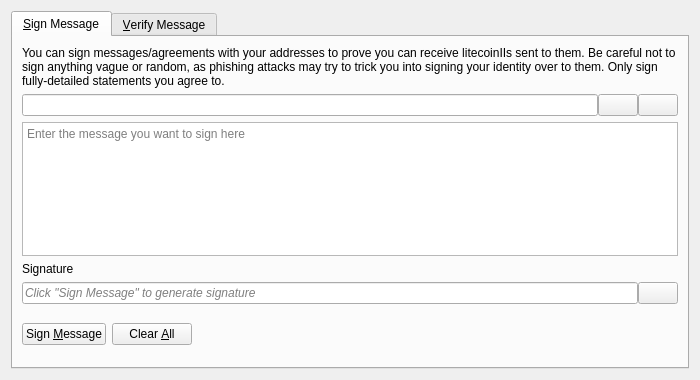
<?xml version="1.0" encoding="UTF-8"?>
<ui version="4.0">
 <class>SignVerifyMessageDialog</class>
 <widget class="QDialog" name="SignVerifyMessageDialog">
  <property name="geometry">
   <rect>
    <x>0</x>
    <y>0</y>
    <width>700</width>
    <height>380</height>
   </rect>
  </property>
  <property name="windowTitle">
   <string>Signatures - Sign / Verify a Message</string>
  </property>
  <property name="modal">
   <bool>true</bool>
  </property>
  <layout class="QVBoxLayout" name="verticalLayout">
   <item>
    <widget class="QTabWidget" name="tabWidget">
     <property name="currentIndex">
      <number>0</number>
     </property>
     <widget class="QWidget" name="tabSignMessage">
      <attribute name="title">
       <string>&amp;Sign Message</string>
      </attribute>
      <layout class="QVBoxLayout" name="verticalLayout_SM">
       <item>
        <widget class="QLabel" name="infoLabel_SM">
         <property name="text">
          <string>You can sign messages/agreements with your addresses to prove you can receive litecoinIIs sent to them. Be careful not to sign anything vague or random, as phishing attacks may try to trick you into signing your identity over to them. Only sign fully-detailed statements you agree to.</string>
         </property>
         <property name="textFormat">
          <enum>Qt::PlainText</enum>
         </property>
         <property name="wordWrap">
          <bool>true</bool>
         </property>
        </widget>
       </item>
       <item>
        <layout class="QHBoxLayout" name="horizontalLayout_1_SM">
         <property name="spacing">
          <number>0</number>
         </property>
         <item>
          <widget class="QValidatedLineEdit" name="addressIn_SM">
           <property name="toolTip">
            <string>The LitecoinII address to sign the message with</string>
           </property>
          </widget>
         </item>
         <item>
          <widget class="QPushButton" name="addressBookButton_SM">
           <property name="toolTip">
            <string>Choose previously used address</string>
           </property>
           <property name="text">
            <string/>
           </property>
           <property name="icon">
            <iconset resource="../bitcoin.qrc">
             <normaloff>:/icons/address-book</normaloff>:/icons/address-book</iconset>
           </property>
           <property name="shortcut">
            <string>Alt+A</string>
           </property>
           <property name="autoDefault">
            <bool>false</bool>
           </property>
          </widget>
         </item>
         <item>
          <widget class="QPushButton" name="pasteButton_SM">
           <property name="toolTip">
            <string>Paste address from clipboard</string>
           </property>
           <property name="text">
            <string/>
           </property>
           <property name="icon">
            <iconset resource="../bitcoin.qrc">
             <normaloff>:/icons/editpaste</normaloff>:/icons/editpaste</iconset>
           </property>
           <property name="shortcut">
            <string>Alt+P</string>
           </property>
           <property name="autoDefault">
            <bool>false</bool>
           </property>
          </widget>
         </item>
        </layout>
       </item>
       <item>
        <widget class="QPlainTextEdit" name="messageIn_SM">
         <property name="toolTip">
          <string>Enter the message you want to sign here</string>
         </property>
         <property name="placeholderText">
          <string>Enter the message you want to sign here</string>
         </property>
        </widget>
       </item>
       <item>
        <widget class="QLabel" name="signatureLabel_SM">
         <property name="text">
          <string>Signature</string>
         </property>
         <property name="textFormat">
          <enum>Qt::PlainText</enum>
         </property>
        </widget>
       </item>
       <item>
        <layout class="QHBoxLayout" name="horizontalLayout_2_SM">
         <property name="spacing">
          <number>0</number>
         </property>
         <item>
          <widget class="QLineEdit" name="signatureOut_SM">
           <property name="placeholderText">
            <string>Click "Sign Message" to generate signature</string>
           </property>
           <property name="font">
            <font>
             <italic>true</italic>
            </font>
           </property>
           <property name="readOnly">
            <bool>true</bool>
           </property>
          </widget>
         </item>
         <item>
          <widget class="QPushButton" name="copySignatureButton_SM">
           <property name="toolTip">
            <string>Copy the current signature to the system clipboard</string>
           </property>
           <property name="text">
            <string/>
           </property>
           <property name="icon">
            <iconset resource="../bitcoin.qrc">
             <normaloff>:/icons/editcopy</normaloff>:/icons/editcopy</iconset>
           </property>
           <property name="autoDefault">
            <bool>false</bool>
           </property>
          </widget>
         </item>
        </layout>
       </item>
       <item>
        <layout class="QHBoxLayout" name="horizontalLayout_3_SM">
         <item>
          <widget class="QPushButton" name="signMessageButton_SM">
           <property name="toolTip">
            <string>Sign the message to prove you own this LitecoinII address</string>
           </property>
           <property name="text">
            <string>Sign &amp;Message</string>
           </property>
           <property name="icon">
            <iconset resource="../bitcoin.qrc">
             <normaloff>:/icons/edit</normaloff>:/icons/edit</iconset>
           </property>
           <property name="autoDefault">
            <bool>false</bool>
           </property>
          </widget>
         </item>
         <item>
          <widget class="QPushButton" name="clearButton_SM">
           <property name="toolTip">
            <string>Reset all sign message fields</string>
           </property>
           <property name="text">
            <string>Clear &amp;All</string>
           </property>
           <property name="icon">
            <iconset resource="../bitcoin.qrc">
             <normaloff>:/icons/remove</normaloff>:/icons/remove</iconset>
           </property>
           <property name="autoDefault">
            <bool>false</bool>
           </property>
          </widget>
         </item>
         <item>
          <spacer name="horizontalSpacer_1_SM">
           <property name="orientation">
            <enum>Qt::Horizontal</enum>
           </property>
           <property name="sizeHint" stdset="0">
            <size>
             <width>40</width>
             <height>48</height>
            </size>
           </property>
          </spacer>
         </item>
         <item>
          <widget class="QLabel" name="statusLabel_SM">
           <property name="font">
            <font>
             <weight>75</weight>
             <bold>true</bold>
            </font>
           </property>
           <property name="text">
            <string/>
           </property>
           <property name="wordWrap">
            <bool>true</bool>
           </property>
          </widget>
         </item>
         <item>
          <spacer name="horizontalSpacer_2_SM">
           <property name="orientation">
            <enum>Qt::Horizontal</enum>
           </property>
           <property name="sizeHint" stdset="0">
            <size>
             <width>40</width>
             <height>48</height>
            </size>
           </property>
          </spacer>
         </item>
        </layout>
       </item>
      </layout>
     </widget>
     <widget class="QWidget" name="tabVerifyMessage">
      <attribute name="title">
       <string>&amp;Verify Message</string>
      </attribute>
      <layout class="QVBoxLayout" name="verticalLayout_VM">
       <item>
        <widget class="QLabel" name="infoLabel_VM">
         <property name="text">
          <string>Enter the receiver's address, message (ensure you copy line breaks, spaces, tabs, etc. exactly) and signature below to verify the message. Be careful not to read more into the signature than what is in the signed message itself, to avoid being tricked by a man-in-the-middle attack. Note that this only proves the signing party receives with the address, it cannot prove sendership of any transaction!</string>
         </property>
         <property name="textFormat">
          <enum>Qt::PlainText</enum>
         </property>
         <property name="alignment">
          <set>Qt::AlignLeading|Qt::AlignLeft|Qt::AlignTop</set>
         </property>
         <property name="wordWrap">
          <bool>true</bool>
         </property>
        </widget>
       </item>
       <item>
        <layout class="QHBoxLayout" name="horizontalLayout_1_VM">
         <property name="spacing">
          <number>0</number>
         </property>
         <item>
          <widget class="QValidatedLineEdit" name="addressIn_VM">
           <property name="toolTip">
            <string>The LitecoinII address the message was signed with</string>
           </property>
          </widget>
         </item>
         <item>
          <widget class="QPushButton" name="addressBookButton_VM">
           <property name="toolTip">
            <string>Choose previously used address</string>
           </property>
           <property name="text">
            <string/>
           </property>
           <property name="icon">
            <iconset resource="../bitcoin.qrc">
             <normaloff>:/icons/address-book</normaloff>:/icons/address-book</iconset>
           </property>
           <property name="shortcut">
            <string>Alt+A</string>
           </property>
           <property name="autoDefault">
            <bool>false</bool>
           </property>
          </widget>
         </item>
        </layout>
       </item>
       <item>
        <widget class="QPlainTextEdit" name="messageIn_VM">
          <property name="toolTip">
            <string>The signed message to verify</string>
          </property>
          <property name="placeholderText">
            <string>The signed message to verify</string>
          </property>
        </widget>
       </item>
       <item>
        <widget class="QValidatedLineEdit" name="signatureIn_VM">
          <property name="toolTip">
            <string>The signature given when the message was signed</string>
          </property>
          <property name="placeholderText">
            <string>The signature given when the message was signed</string>
          </property>
        </widget>
       </item>
       <item>
        <layout class="QHBoxLayout" name="horizontalLayout_2_VM">
         <item>
          <widget class="QPushButton" name="verifyMessageButton_VM">
           <property name="toolTip">
            <string>Verify the message to ensure it was signed with the specified LitecoinII address</string>
           </property>
           <property name="text">
            <string>Verify &amp;Message</string>
           </property>
           <property name="icon">
            <iconset resource="../bitcoin.qrc">
             <normaloff>:/icons/transaction_0</normaloff>:/icons/transaction_0</iconset>
           </property>
           <property name="autoDefault">
            <bool>false</bool>
           </property>
          </widget>
         </item>
         <item>
          <widget class="QPushButton" name="clearButton_VM">
           <property name="toolTip">
            <string>Reset all verify message fields</string>
           </property>
           <property name="text">
            <string>Clear &amp;All</string>
           </property>
           <property name="icon">
            <iconset resource="../bitcoin.qrc">
             <normaloff>:/icons/remove</normaloff>:/icons/remove</iconset>
           </property>
           <property name="autoDefault">
            <bool>false</bool>
           </property>
          </widget>
         </item>
         <item>
          <spacer name="horizontalSpacer_1_VM">
           <property name="orientation">
            <enum>Qt::Horizontal</enum>
           </property>
           <property name="sizeHint" stdset="0">
            <size>
             <width>40</width>
             <height>48</height>
            </size>
           </property>
          </spacer>
         </item>
         <item>
          <widget class="QLabel" name="statusLabel_VM">
           <property name="font">
            <font>
             <weight>75</weight>
             <bold>true</bold>
            </font>
           </property>
           <property name="text">
            <string/>
           </property>
           <property name="wordWrap">
            <bool>true</bool>
           </property>
          </widget>
         </item>
         <item>
          <spacer name="horizontalSpacer_2_VM">
           <property name="orientation">
            <enum>Qt::Horizontal</enum>
           </property>
           <property name="sizeHint" stdset="0">
            <size>
             <width>40</width>
             <height>48</height>
            </size>
           </property>
          </spacer>
         </item>
        </layout>
       </item>
      </layout>
     </widget>
    </widget>
   </item>
  </layout>
 </widget>
 <customwidgets>
  <customwidget>
   <class>QValidatedLineEdit</class>
   <extends>QLineEdit</extends>
   <header>qt/qvalidatedlineedit.h</header>
  </customwidget>
 </customwidgets>
 <resources>
  <include location="../bitcoin.qrc"/>
 </resources>
 <connections/>
</ui>
